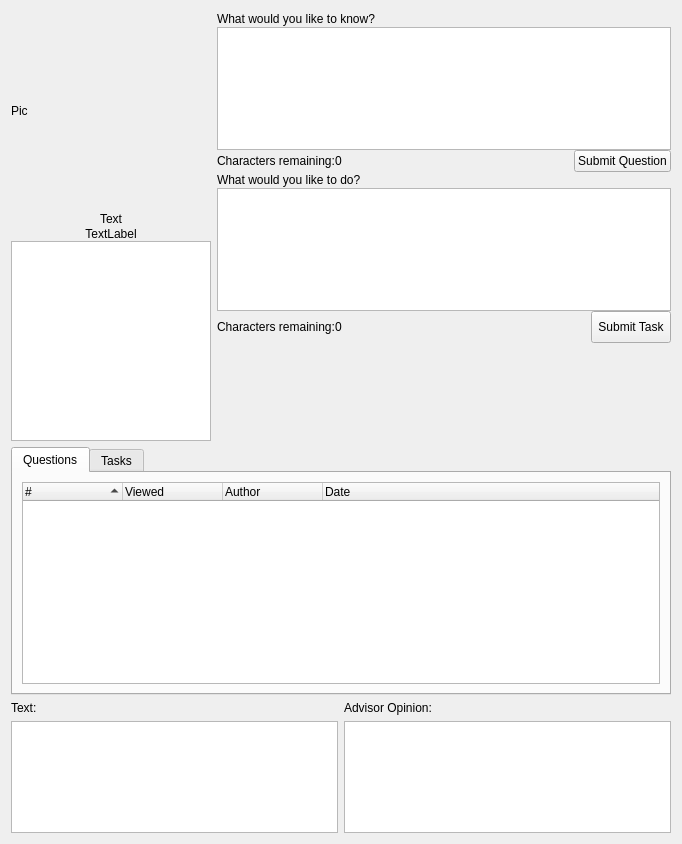
<?xml version="1.0" encoding="UTF-8"?>
<ui version="4.0">
 <class>Form</class>
 <widget class="QWidget" name="Form">
  <property name="geometry">
   <rect>
    <x>0</x>
    <y>0</y>
    <width>682</width>
    <height>844</height>
   </rect>
  </property>
  <property name="sizePolicy">
   <sizepolicy hsizetype="Preferred" vsizetype="Minimum">
    <horstretch>0</horstretch>
    <verstretch>0</verstretch>
   </sizepolicy>
  </property>
  <property name="minimumSize">
   <size>
    <width>0</width>
    <height>600</height>
   </size>
  </property>
  <property name="windowTitle">
   <string>Form</string>
  </property>
  <layout class="QVBoxLayout" name="verticalLayout_6">
   <item>
    <layout class="QFormLayout" name="formLayout_2">
     <property name="sizeConstraint">
      <enum>QLayout::SetMaximumSize</enum>
     </property>
     <property name="fieldGrowthPolicy">
      <enum>QFormLayout::ExpandingFieldsGrow</enum>
     </property>
     <property name="labelAlignment">
      <set>Qt::AlignLeading|Qt::AlignLeft|Qt::AlignVCenter</set>
     </property>
     <property name="formAlignment">
      <set>Qt::AlignLeading|Qt::AlignLeft|Qt::AlignTop</set>
     </property>
     <property name="verticalSpacing">
      <number>0</number>
     </property>
     <property name="bottomMargin">
      <number>0</number>
     </property>
     <item row="0" column="0">
      <layout class="QVBoxLayout" name="verticalLayout_2">
       <property name="sizeConstraint">
        <enum>QLayout::SetMaximumSize</enum>
       </property>
       <item>
        <widget class="QLabel" name="pictureLabel">
         <property name="minimumSize">
          <size>
           <width>200</width>
           <height>200</height>
          </size>
         </property>
         <property name="maximumSize">
          <size>
           <width>200</width>
           <height>200</height>
          </size>
         </property>
         <property name="text">
          <string>Pic</string>
         </property>
        </widget>
       </item>
       <item>
        <widget class="QLabel" name="nameLabel">
         <property name="minimumSize">
          <size>
           <width>200</width>
           <height>16</height>
          </size>
         </property>
         <property name="maximumSize">
          <size>
           <width>200</width>
           <height>16777215</height>
          </size>
         </property>
         <property name="text">
          <string>Text</string>
         </property>
         <property name="alignment">
          <set>Qt::AlignCenter</set>
         </property>
        </widget>
       </item>
       <item>
        <widget class="QLabel" name="specialtyLabel">
         <property name="text">
          <string>TextLabel</string>
         </property>
         <property name="alignment">
          <set>Qt::AlignCenter</set>
         </property>
        </widget>
       </item>
       <item>
        <widget class="QTextEdit" name="bioText">
         <property name="minimumSize">
          <size>
           <width>200</width>
           <height>200</height>
          </size>
         </property>
         <property name="maximumSize">
          <size>
           <width>200</width>
           <height>200</height>
          </size>
         </property>
         <property name="readOnly">
          <bool>true</bool>
         </property>
        </widget>
       </item>
       <item>
        <spacer name="verticalSpacer">
         <property name="orientation">
          <enum>Qt::Vertical</enum>
         </property>
         <property name="sizeHint" stdset="0">
          <size>
           <width>20</width>
           <height>40</height>
          </size>
         </property>
        </spacer>
       </item>
      </layout>
     </item>
     <item row="0" column="1">
      <layout class="QVBoxLayout" name="verticalLayout">
       <property name="sizeConstraint">
        <enum>QLayout::SetMaximumSize</enum>
       </property>
       <item>
        <layout class="QVBoxLayout" name="verticalLayout_7">
         <property name="sizeConstraint">
          <enum>QLayout::SetFixedSize</enum>
         </property>
         <item>
          <widget class="QLabel" name="label_5">
           <property name="maximumSize">
            <size>
             <width>16777215</width>
             <height>16</height>
            </size>
           </property>
           <property name="text">
            <string>What would you like to know?</string>
           </property>
          </widget>
         </item>
         <item>
          <widget class="QTextEdit" name="questionText">
           <property name="sizePolicy">
            <sizepolicy hsizetype="Expanding" vsizetype="Maximum">
             <horstretch>0</horstretch>
             <verstretch>0</verstretch>
            </sizepolicy>
           </property>
           <property name="maximumSize">
            <size>
             <width>16777215</width>
             <height>123</height>
            </size>
           </property>
           <property name="html">
            <string>&lt;!DOCTYPE HTML PUBLIC &quot;-//W3C//DTD HTML 4.0//EN&quot; &quot;http://www.w3.org/TR/REC-html40/strict.dtd&quot;&gt;
&lt;html&gt;&lt;head&gt;&lt;meta name=&quot;qrichtext&quot; content=&quot;1&quot; /&gt;&lt;style type=&quot;text/css&quot;&gt;
p, li { white-space: pre-wrap; }
&lt;/style&gt;&lt;/head&gt;&lt;body style=&quot; font-family:'Lucida Grande'; font-size:13pt; font-weight:400; font-style:normal;&quot;&gt;
&lt;p style=&quot;-qt-paragraph-type:empty; margin-top:0px; margin-bottom:0px; margin-left:0px; margin-right:0px; -qt-block-indent:0; text-indent:0px;&quot;&gt;&lt;/p&gt;&lt;/body&gt;&lt;/html&gt;</string>
           </property>
          </widget>
         </item>
         <item>
          <layout class="QHBoxLayout" name="horizontalLayout">
           <item>
            <widget class="QLabel" name="label">
             <property name="sizePolicy">
              <sizepolicy hsizetype="Preferred" vsizetype="Maximum">
               <horstretch>0</horstretch>
               <verstretch>0</verstretch>
              </sizepolicy>
             </property>
             <property name="maximumSize">
              <size>
               <width>16777215</width>
               <height>16</height>
              </size>
             </property>
             <property name="text">
              <string>Characters remaining:</string>
             </property>
            </widget>
           </item>
           <item>
            <widget class="QLabel" name="questionCharRemAmt">
             <property name="sizePolicy">
              <sizepolicy hsizetype="Preferred" vsizetype="Maximum">
               <horstretch>0</horstretch>
               <verstretch>0</verstretch>
              </sizepolicy>
             </property>
             <property name="maximumSize">
              <size>
               <width>16777215</width>
               <height>16</height>
              </size>
             </property>
             <property name="text">
              <string>0</string>
             </property>
            </widget>
           </item>
           <item>
            <spacer name="horizontalSpacer">
             <property name="orientation">
              <enum>Qt::Horizontal</enum>
             </property>
             <property name="sizeHint" stdset="0">
              <size>
               <width>40</width>
               <height>20</height>
              </size>
             </property>
            </spacer>
           </item>
           <item>
            <widget class="QPushButton" name="submitQuestionButton">
             <property name="text">
              <string>Submit Question</string>
             </property>
            </widget>
           </item>
          </layout>
         </item>
        </layout>
       </item>
       <item>
        <layout class="QVBoxLayout" name="verticalLayout_4">
         <property name="sizeConstraint">
          <enum>QLayout::SetMaximumSize</enum>
         </property>
         <item>
          <widget class="QLabel" name="label_3">
           <property name="maximumSize">
            <size>
             <width>16777215</width>
             <height>16</height>
            </size>
           </property>
           <property name="text">
            <string>What would you like to do?</string>
           </property>
          </widget>
         </item>
         <item>
          <widget class="QTextEdit" name="taskingText">
           <property name="sizePolicy">
            <sizepolicy hsizetype="Expanding" vsizetype="Maximum">
             <horstretch>0</horstretch>
             <verstretch>0</verstretch>
            </sizepolicy>
           </property>
           <property name="maximumSize">
            <size>
             <width>16777215</width>
             <height>123</height>
            </size>
           </property>
           <property name="html">
            <string>&lt;!DOCTYPE HTML PUBLIC &quot;-//W3C//DTD HTML 4.0//EN&quot; &quot;http://www.w3.org/TR/REC-html40/strict.dtd&quot;&gt;
&lt;html&gt;&lt;head&gt;&lt;meta name=&quot;qrichtext&quot; content=&quot;1&quot; /&gt;&lt;style type=&quot;text/css&quot;&gt;
p, li { white-space: pre-wrap; }
&lt;/style&gt;&lt;/head&gt;&lt;body style=&quot; font-family:'Lucida Grande'; font-size:13pt; font-weight:400; font-style:normal;&quot;&gt;
&lt;p style=&quot;-qt-paragraph-type:empty; margin-top:0px; margin-bottom:0px; margin-left:0px; margin-right:0px; -qt-block-indent:0; text-indent:0px;&quot;&gt;&lt;/p&gt;&lt;/body&gt;&lt;/html&gt;</string>
           </property>
          </widget>
         </item>
         <item>
          <layout class="QHBoxLayout" name="horizontalLayout_2">
           <property name="sizeConstraint">
            <enum>QLayout::SetMaximumSize</enum>
           </property>
           <item>
            <widget class="QLabel" name="label_6">
             <property name="maximumSize">
              <size>
               <width>16777215</width>
               <height>16</height>
              </size>
             </property>
             <property name="text">
              <string>Characters remaining:</string>
             </property>
            </widget>
           </item>
           <item>
            <widget class="QLabel" name="taskCharRemAmt">
             <property name="sizePolicy">
              <sizepolicy hsizetype="Preferred" vsizetype="Maximum">
               <horstretch>0</horstretch>
               <verstretch>0</verstretch>
              </sizepolicy>
             </property>
             <property name="maximumSize">
              <size>
               <width>16777215</width>
               <height>16</height>
              </size>
             </property>
             <property name="text">
              <string>0</string>
             </property>
            </widget>
           </item>
           <item>
            <spacer name="horizontalSpacer_2">
             <property name="orientation">
              <enum>Qt::Horizontal</enum>
             </property>
             <property name="sizeHint" stdset="0">
              <size>
               <width>40</width>
               <height>20</height>
              </size>
             </property>
            </spacer>
           </item>
           <item>
            <widget class="QPushButton" name="submitTaskButton">
             <property name="sizePolicy">
              <sizepolicy hsizetype="Minimum" vsizetype="Maximum">
               <horstretch>0</horstretch>
               <verstretch>0</verstretch>
              </sizepolicy>
             </property>
             <property name="maximumSize">
              <size>
               <width>16777215</width>
               <height>32</height>
              </size>
             </property>
             <property name="text">
              <string>Submit Task</string>
             </property>
            </widget>
           </item>
          </layout>
         </item>
        </layout>
       </item>
      </layout>
     </item>
    </layout>
   </item>
   <item>
    <layout class="QVBoxLayout" name="verticalLayout_8">
     <item>
      <widget class="QTabWidget" name="tabWidget">
       <property name="currentIndex">
        <number>0</number>
       </property>
       <widget class="QWidget" name="tab">
        <attribute name="title">
         <string>Questions</string>
        </attribute>
        <layout class="QVBoxLayout" name="verticalLayout_9">
         <item>
          <widget class="QTreeWidget" name="questionHistoryTree">
           <property name="minimumSize">
            <size>
             <width>0</width>
             <height>200</height>
            </size>
           </property>
           <property name="alternatingRowColors">
            <bool>true</bool>
           </property>
           <property name="autoExpandDelay">
            <number>0</number>
           </property>
           <property name="sortingEnabled">
            <bool>true</bool>
           </property>
           <attribute name="headerCascadingSectionResizes">
            <bool>false</bool>
           </attribute>
           <attribute name="headerDefaultSectionSize">
            <number>100</number>
           </attribute>
           <column>
            <property name="text">
             <string>#</string>
            </property>
           </column>
           <column>
            <property name="text">
             <string>Viewed</string>
            </property>
           </column>
           <column>
            <property name="text">
             <string>Author</string>
            </property>
           </column>
           <column>
            <property name="text">
             <string>Date</string>
            </property>
           </column>
          </widget>
         </item>
        </layout>
       </widget>
       <widget class="QWidget" name="tab_2">
        <attribute name="title">
         <string>Tasks</string>
        </attribute>
        <layout class="QVBoxLayout" name="verticalLayout_10">
         <item>
          <widget class="QTreeWidget" name="voteHistoryTree">
           <property name="alternatingRowColors">
            <bool>true</bool>
           </property>
           <property name="sortingEnabled">
            <bool>true</bool>
           </property>
           <column>
            <property name="text">
             <string>#</string>
            </property>
           </column>
           <column>
            <property name="text">
             <string>Status</string>
            </property>
           </column>
           <column>
            <property name="text">
             <string>Yes</string>
            </property>
           </column>
           <column>
            <property name="text">
             <string>No</string>
            </property>
           </column>
           <column>
            <property name="text">
             <string>-</string>
            </property>
           </column>
           <column>
            <property name="text">
             <string>Date</string>
            </property>
           </column>
          </widget>
         </item>
        </layout>
       </widget>
      </widget>
     </item>
     <item>
      <layout class="QHBoxLayout" name="horizontalLayout_3">
       <item>
        <layout class="QVBoxLayout" name="verticalLayout_5">
         <item>
          <widget class="QLabel" name="label_4">
           <property name="text">
            <string>Text:</string>
           </property>
          </widget>
         </item>
         <item>
          <widget class="QTextEdit" name="selectedText">
           <property name="readOnly">
            <bool>true</bool>
           </property>
          </widget>
         </item>
        </layout>
       </item>
       <item>
        <layout class="QVBoxLayout" name="verticalLayout_3">
         <item>
          <widget class="QLabel" name="label_2">
           <property name="text">
            <string>Advisor Opinion:</string>
           </property>
          </widget>
         </item>
         <item>
          <widget class="QTextEdit" name="selectedOpinion">
           <property name="readOnly">
            <bool>true</bool>
           </property>
          </widget>
         </item>
        </layout>
       </item>
      </layout>
     </item>
    </layout>
   </item>
  </layout>
 </widget>
 <resources/>
 <connections/>
</ui>
